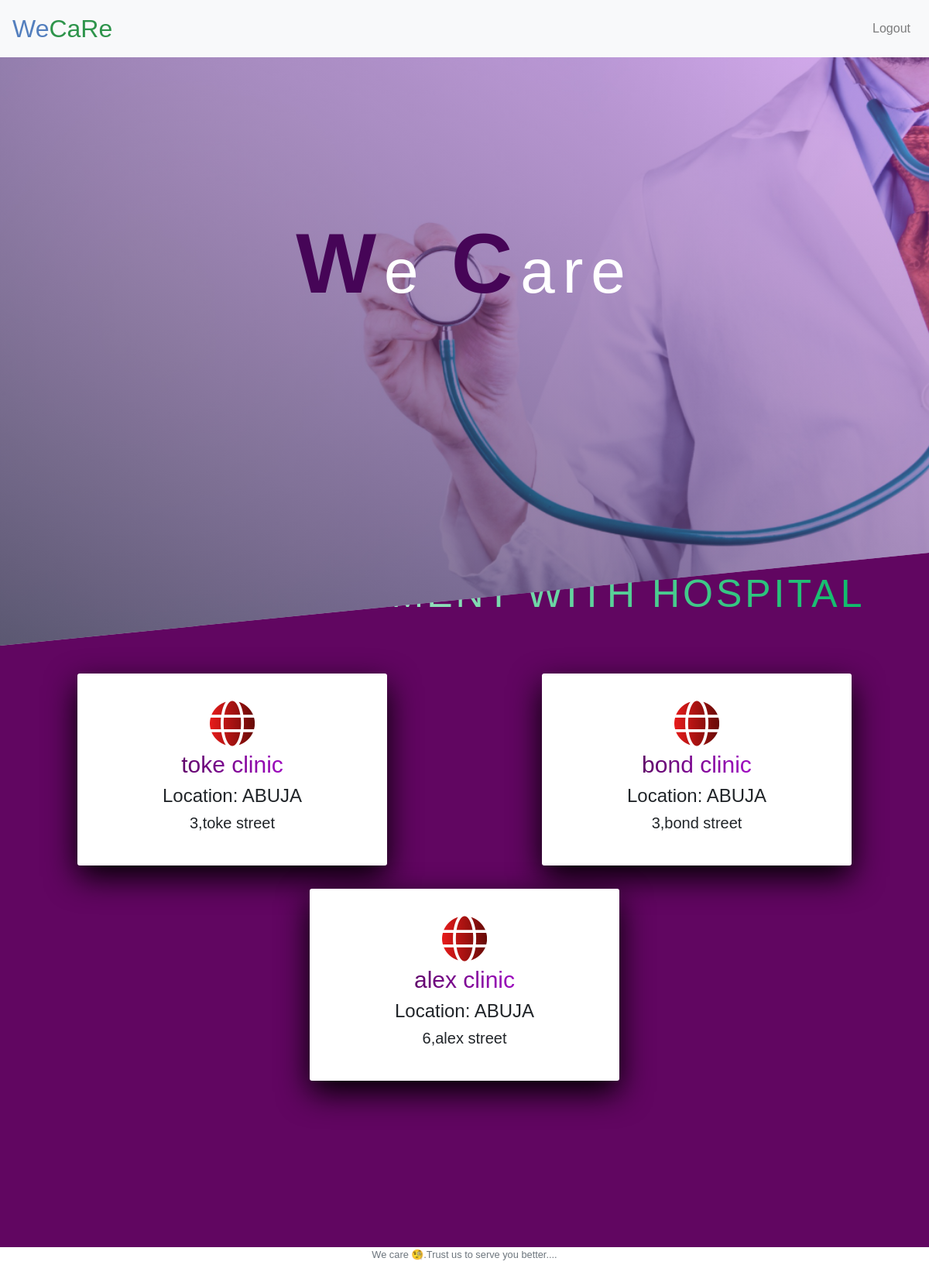
Screenshot of / (signed in) with the database file from the repository.
### tables this page shows
CREATE TABLE hospital(id INTEGER PRIMARY KEY AUTOINCREMENT, name TEXT, address TEXT, email TEXT, phone_no INTEGER, contact TEXT, location TEXT, am TEXT, pm TEXT, max_apt INTEGER, admin_id INTEGER);

### application.py (the view)
@app.route("/", methods=["GET", "POST"])
@login_required
def index():
    user = db.execute("SELECT location FROM users WHERE id=:userid", userid=session["user_id"])
    location = user[0]["location"]
    rows = db.execute("SELECT * FROM hospital WHERE location=:location",location=location)
    return render_template("index.html",rows=rows)

### application.py (called while the page is built)
@app.after_request
def after_request(response):
    response.headers["Cache-Control"] = "no-cache, no-store, must-revalidate"
    response.headers["Expires"] = 0
    response.headers["Pragma"] = "no-cache"
    return response

### helpers.py (called while the page is built)
def login_required(f):
    @wraps(f)
    def decorated_function(*args, **kwargs):
        if session.get("user_id") is None:
            return redirect("/login")
        return f(*args, **kwargs)
    return decorated_function

### templates/index.html
{% extends "layout.html" %}
{% block main %}
<section class="hospital-header">
    <h1 class="hosp-h1"><span class="w">W</span>e <span class="c">C</span>are</h1>
</section>
<section class="hospital">
    <div class="hosp-h2_wrapper">
        <h2 class="hosp-h2">Book appointment with hospital</h2>
    </div>
    <div class="hosp-box">
        {% for row in rows %}
        <div class="hosp-wrapper" >
            <i class="fas fa-globe"></i>
            <h3 class="hosp-h3">{{ row["name"] }}</h3>
            <h4 class="place">Location: <span class="location">{{ row["location"] }}</span></h4>
            <h5 class="add1">
                {{ row["address"] }}
            </h5>
        </div>
        {% endfor %}
    </div>
</section>
{% endblock %}

### static/dashboard.css (style rules this page uses)
* { padding: 0; margin: 0; box-sizing: border-box; }

### static/appoint.css (style rules this page uses)
* { margin: 0; padding: 0; box-sizing: border-box; }
body { width: 100%; height: 100%; }

### static/login.css (style rules this page uses)
* { padding: 0; margin: 0; box-sizing: border-box; }
body { font-family: 'Lucida Sans', 'Lucida Sans Regular', 'Lucida Grande', 'Lucida Sans Unicode', Geneva, Verdana, sans-serif; }
.w, .c { font-size: 80px; font-family: 'Lucida Sans', 'Lucida Sans Regular', 'Lucida Grande', 'Lucida Sans Unicode', Geneva, Verdana, sans-serif; color: rgb(16, 133, 16); font-weight: 900; }
.fas,.far { font-size: 60px; margin-bottom: 5px; background-image: linear-gradient(to right, rgb(232, 205, 240), rgb(8, 173, 8)); display: inline-block; -webkit-background-clip: text; color: transparent; }

### static/landing-page.css (style rules this page uses)
.hospital-header { height: 95vh; background-image: linear-gradient(to bottom left, rgba(168, 50, 223, 0.377), rgba(26, 18, 53, 0.678)), url(/static/img/med.png); background-repeat: no-repeat; background-size: cover; background-position: top; clip-path: polygon(0 0, 100% 0, 100% 80vh, 0 100%); position: relative; }
.hosp-h1 { position: absolute; top: 35%; left: 50%; transform: translate(-50%, -50%); color: white; font-size: 80px; letter-spacing: 10px; font-weight: 100; font-family: 'Lucida Sans', 'Lucida Sans Regular', 'Lucida Grande', 'Lucida Sans Unicode', Geneva, Verdana, sans-serif; }
.w, .c { font-size: 110px; font-family: 'Lucida Sans', 'Lucida Sans Regular', 'Lucida Grande', 'Lucida Sans Unicode', Geneva, Verdana, sans-serif; color: rgb(70, 5, 87); font-weight: 900; }
.hospital { padding: 200px 0; margin-top: -15vh; background-color: rgb(97, 6, 97); }
.hosp-h2_wrapper { text-align: center; }
.hosp-h2 { font-size: 50px; text-transform: uppercase; font-weight: 300; background-image: linear-gradient(to right, rgb(253, 253, 253), rgb(13, 187, 106)); display: inline-block; -webkit-background-clip: text; color: transparent; text-align: center; letter-spacing: 4px; transition: all .2s; font-family: 'Lucida Sans', 'Lucida Sans Regular', 'Lucida Grande', 'Lucida Sans Unicode', Geneva, Verdana, sans-serif; margin-top: -100px; }
.hosp-box { transition: transform .2s; display: flex; flex-wrap: wrap; justify-content: space-around; margin-top: 50px; }
.hosp-wrapper { background-color: white; box-shadow: 0 15px 40px black; text-align: center; font-size: 15px; border-radius: 3px; margin: 15px; padding: 35px; width: 400px; }
.fas { font-size: 60px; margin-bottom: 5px; background-image: linear-gradient(to right, rgb(231, 27, 27), rgb(102, 10, 7)); display: inline-block; -webkit-background-clip: text; color: transparent; }
.hosp-h3 { font-size: 30px; background-image: linear-gradient(to left, rgb(203, 13, 255), rgb(51, 1, 43)); -webkit-background-clip: text; color: transparent; }

### rows the page displays
hospital: location "ABUJA", address "3,toke street"
hospital: location "ABUJA", address "3,bond street"
hospital: location "ABUJA", address "6,alex street"
